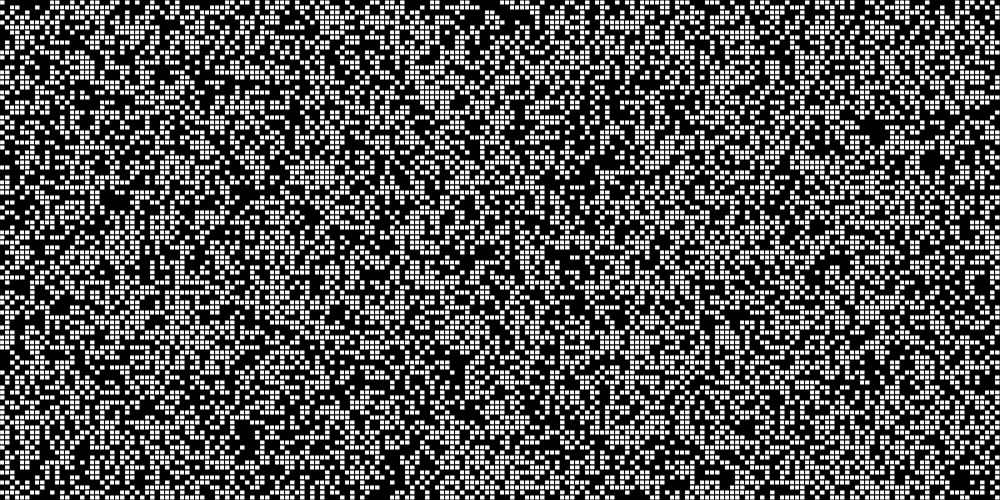
Frame 1 (no input)
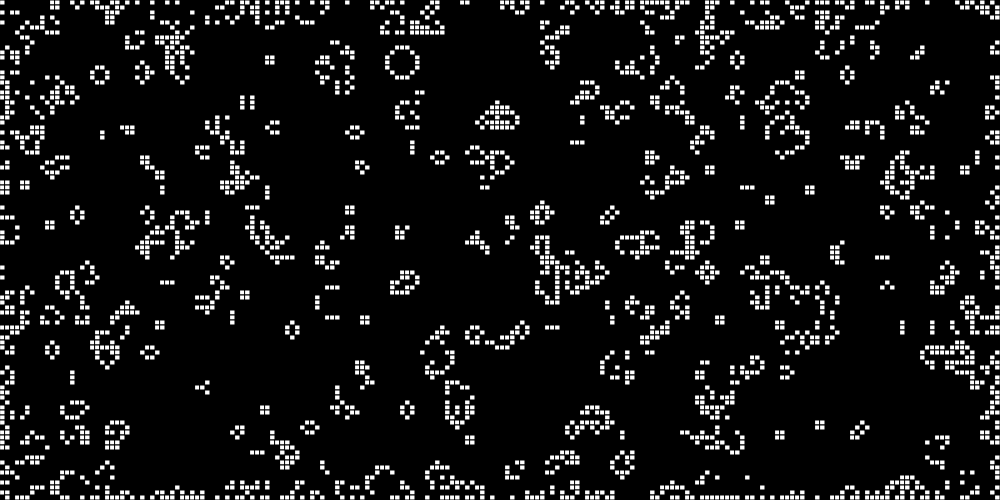
Frame 60 (no input)
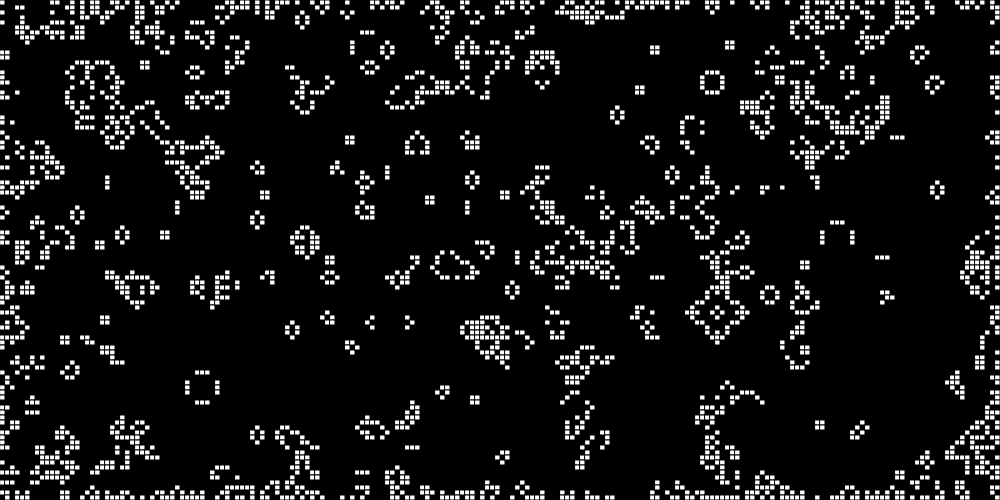
Frame 120 (the mouse pressed at the canvas centre since frame 60)

The p5.js sketch that drew these frames (run headless with seeded random() and noise() and a simulated clock; from frame 60 on, the mouse is pressed at the canvas centre):

// p5.js sketch
// ── sketch.js
//create array of colums and rows
function createArray(cols, rows) {
  let arr = new Array(cols);
  for (let i = 0; i < arr.length; i++) {
    arr[i] = new Array(rows);
  }
  return arr;
}

//create canvas to display array as a grid
let grid;
let cols;
let rows;
let resolution = 5; //size of cells

function setup() {
  createCanvas(1000, 500);
  cols = width / resolution;
  rows = height / resolution;

  grid = createArray(cols, rows);
  for (let i = 0; i < cols; i++) {
    for (let j = 0; j < rows; j++) {
      grid[i][j] = floor(random(2)); //random seeding of cells
    }
  }
}

//fill in living and dead cells
function draw() {
  background(0); //dead cells
  for (let i = 0; i < cols; i++) {
    for (let j = 0; j < rows; j++) {
      let x = i * resolution;
      let y = j * resolution;
      if (grid[i][j] == 1) {
        fill(255); //live cells
        rect(x, y, resolution, resolution);
      }
    }
  }

  //compute next generation based on previous
  let next = createArray(cols, rows);

  for (let i = 0; i < cols; i++) {
    for (let j = 0; j < rows; j++) {
      let state = grid[i][j];
      //edges keep same value as previous generation, will change later to wrap
      if (i == 0 || i == cols - 1 || j == 0 || j == rows - 1) {
        next[i][j] = state;
      } else {
        //count LIVE neighbors
        let neighbors = countNeighbors(grid, i, j);
        if (state == 0 && neighbors == 3) {
          next[i][j] = 1;
        } else if (state == 1 && (neighbors < 2 || neighbors > 3)) {
          next[i][j] = 0;
        } else {
          next[i][j] = state;
        }
      }
    }
  }
  grid = next;
}

//count ALL neighbors
function countNeighbors(grid, x, y) {
  let sum = 0;
  for (let i = -1; i < 2; i++) {
    for (let j = -1; j < 2; j++) {
      sum += grid[x + i][y + j];
    }
  }

  //cell doesnt count self as neighbor
  sum -= grid[x][y];
  return sum;
}

// ── style.css
html, body {
  background-color: grey;
  margin: 0;
  padding: 0;
}

canvas {
  padding: 0;
  margin: auto;
  display: block;
  width: 800px;
  height: 600px;
  position: absolute;
  top: 0;
  bottom: 0;
  left: 0;
  right: 0;
  outline: darkgray 10px solid;
}
